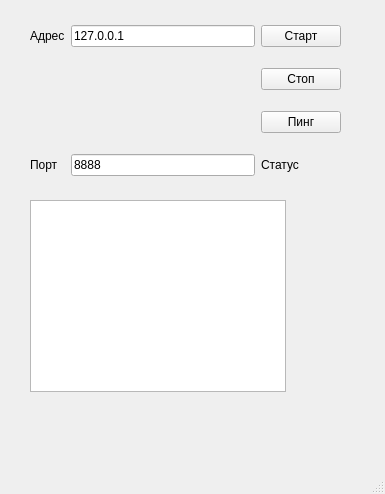
<?xml version="1.0" encoding="UTF-8"?>
<ui version="4.0">
 <class>ServerWindow</class>
 <widget class="QMainWindow" name="ServerWindow">
  <property name="geometry">
   <rect>
    <x>0</x>
    <y>0</y>
    <width>385</width>
    <height>494</height>
   </rect>
  </property>
  <property name="windowTitle">
   <string>MainWindow</string>
  </property>
  <widget class="QWidget" name="centralwidget">
   <widget class="QWidget" name="gridLayoutWidget">
    <property name="geometry">
     <rect>
      <x>30</x>
      <y>10</y>
      <width>311</width>
      <height>181</height>
     </rect>
    </property>
    <layout class="QGridLayout" name="gridLayout">
     <item row="0" column="2">
      <widget class="QPushButton" name="startButton">
       <property name="text">
        <string>Старт</string>
       </property>
      </widget>
     </item>
     <item row="2" column="2">
      <widget class="QPushButton" name="pingButton">
       <property name="text">
        <string>Пинг</string>
       </property>
      </widget>
     </item>
     <item row="0" column="1">
      <widget class="QLineEdit" name="addressLineEdit">
       <property name="text">
        <string>127.0.0.1</string>
       </property>
      </widget>
     </item>
     <item row="1" column="2">
      <widget class="QPushButton" name="stopButton">
       <property name="text">
        <string>Стоп</string>
       </property>
      </widget>
     </item>
     <item row="3" column="2">
      <widget class="QLabel" name="statusLabel">
       <property name="text">
        <string>Статус</string>
       </property>
      </widget>
     </item>
     <item row="3" column="1">
      <widget class="QLineEdit" name="portLineEdit">
       <property name="text">
        <string>8888</string>
       </property>
      </widget>
     </item>
     <item row="3" column="0">
      <widget class="QLabel" name="label">
       <property name="text">
        <string>Порт</string>
       </property>
      </widget>
     </item>
     <item row="0" column="0">
      <widget class="QLabel" name="label_2">
       <property name="text">
        <string>Адрес</string>
       </property>
      </widget>
     </item>
    </layout>
   </widget>
   <widget class="QListView" name="listView">
    <property name="geometry">
     <rect>
      <x>30</x>
      <y>200</y>
      <width>256</width>
      <height>192</height>
     </rect>
    </property>
   </widget>
  </widget>
  <widget class="QMenuBar" name="menubar">
   <property name="geometry">
    <rect>
     <x>0</x>
     <y>0</y>
     <width>385</width>
     <height>21</height>
    </rect>
   </property>
  </widget>
  <widget class="QStatusBar" name="statusbar"/>
 </widget>
 <resources/>
 <connections/>
</ui>
